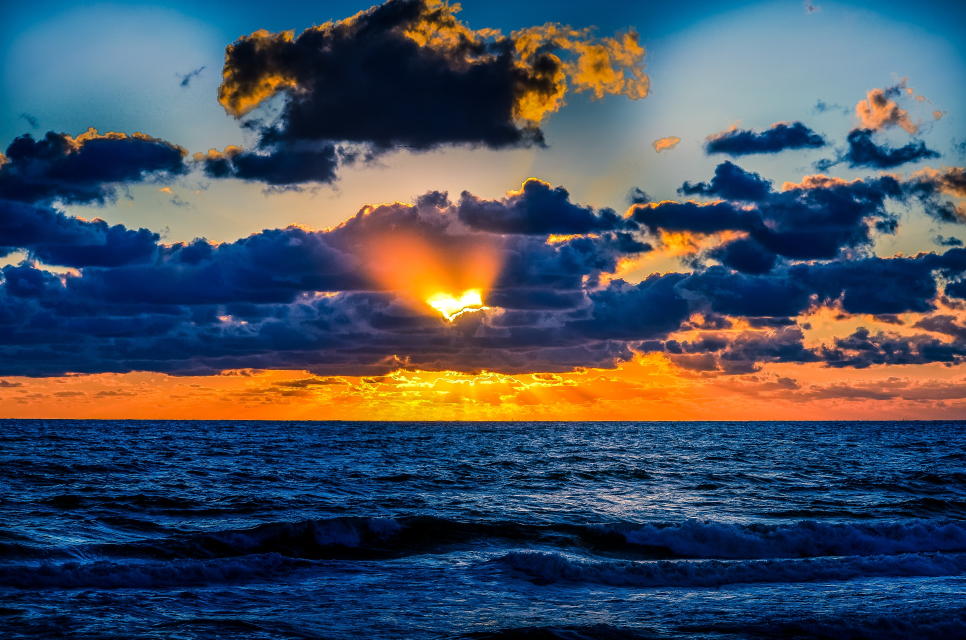
#> input picture Dominent Color Extractor/images/photo1.jpg, 4829 x 3198 px (shown at 1/5 size)
$ jupyter execute Color_Extraction.ipynb   (shell and % lines are left out)
#> lines starting #> are read from the running program, lines starting #| are printed output that depends on the picture
[cell 1]
import pandas as pd
import numpy as np
import matplotlib.pyplot as plt
import seaborn as sns
from sklearn import datasets
from sklearn import model_selection
from sklearn.cluster import DBSCAN
from sklearn.cluster import KMeans
import cv2

# Load The image

[cell 2]
img = plt.imread('images/photo1.jpg')
#> img is the input picture: shape (3198, 4829, 3); mean R, G, B 67.5, 78.8, 94.2
plt.imshow(img)
cv2.cvtColor(img , cv2.COLOR_BGR2RGB)
plt.show()

[cell 3]
actual_shape = img.shape
#> actual_shape = (3198, 4829, 3)

print(actual_shape)
#| (3198, 4829, 3)

# Flatten the array

[cell 4]
all_pixels = img.reshape((3198 * 4829 , 3))
print(all_pixels.shape)
#| (15443142, 3)

[cell 5]
dominant_colors = 4
km = KMeans(n_clusters= dominant_colors)
km.fit(all_pixels)
centers = km.cluster_centers_
print(centers)

[cell 6]
print(km.labels_)

[cell 7]
centers = np.array(centers , dtype = 'uint8')
print(centers)

[cell 8]
i = 1
colors = []
plt.figure(figsize = (6, 6))
for each_color in centers:
    plt.subplot(1 , 4, i)
    plt.axis('off')
    i += 1
    colors.append(each_color)

    a = np.zeros((100 , 100 , 3) ,dtype = 'uint8')
    a[: , : , : ] = each_color
    plt.imshow(a)
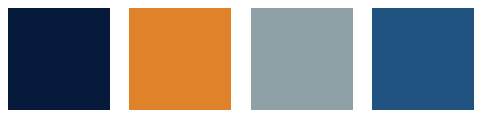
#> figure drawn by matplotlib, 4 panels
